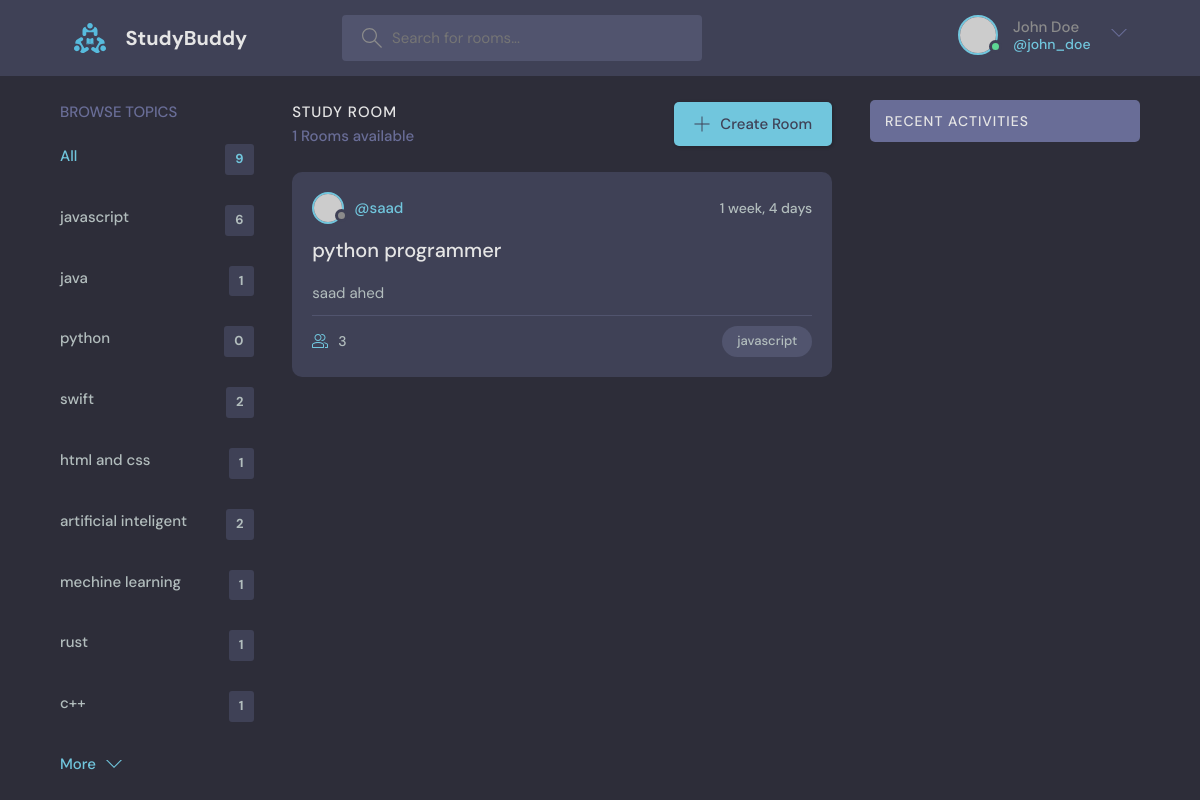
Page /?q=python on the earlier database version.
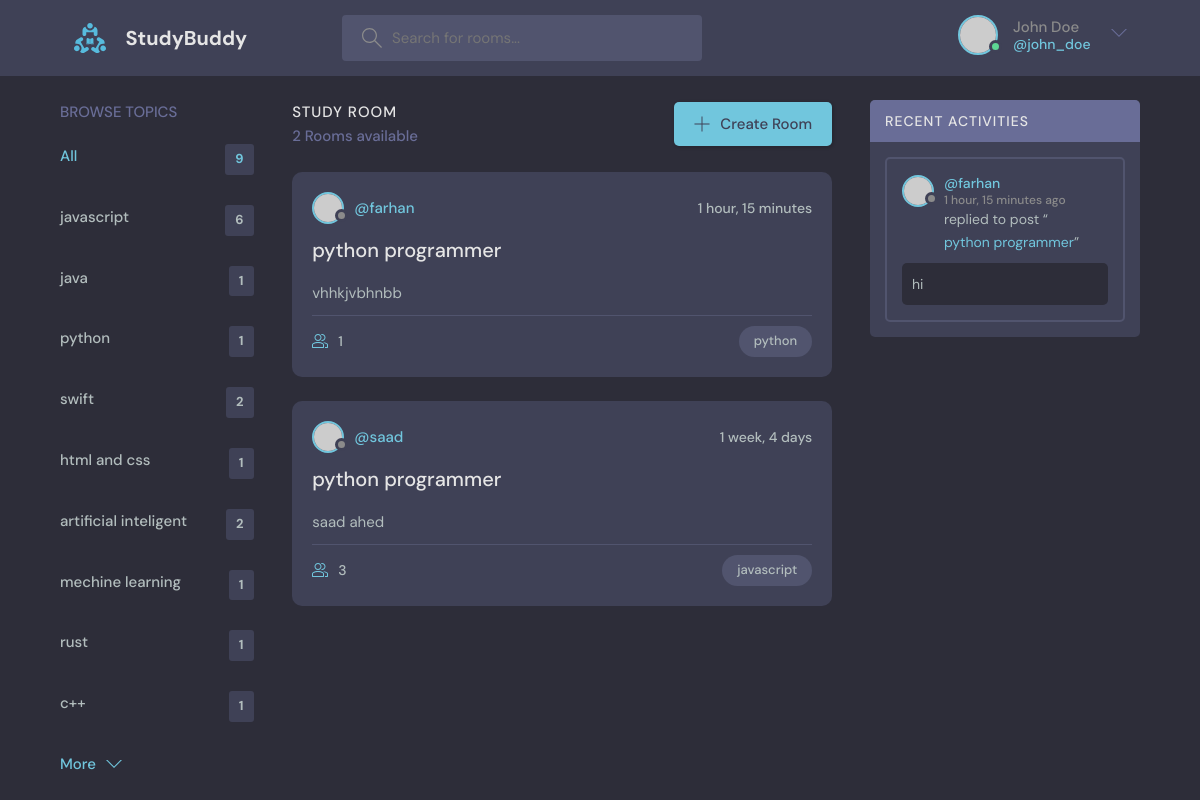
Same page on the later database version.
### user/models.py (models this page shows, shortened)
class Topic (models.Model):
    name=models.CharField(max_length=200)

class Room (models.Model):
    host =models.ForeignKey(User, on_delete=models.SET_NULL, null=True)
    topic =models.ForeignKey(Topic, on_delete=models.SET_NULL, null=True)
    name =models.CharField(max_length=200)
    description=models.TextField(null=True, blank=True)
    participants =models.ManyToManyField(
        User, related_name='participants', blank=True)
    updated=models.DateTimeField(auto_now=True)
    created=models.DateTimeField(auto_now_add=True)
    class Meta:
        ordering=['-updated','-created'] #
    def __str__(self) :
        return self.name

class Message (models.Model):
    user =models.ForeignKey(User, on_delete=models.CASCADE)
    room =models.ForeignKey(Room, on_delete=models.CASCADE)
    body =models.TextField(default='Default message')
    updated=models.DateTimeField(auto_now=True)
    created =models.DateTimeField(auto_now_add=True)
    class Meta:
        ordering=['-updated','-created']
    def __str__(self):
        return self.body[0:50]

### user/views.py (the view)
# urls.py: 2. Add a URL to urlpatterns:  path('', views.home, name='home')
def home(request):
    q=request.GET.get('q') if request.GET.get('q') != None else '' # always home page have data
    rooms =Room.objects.filter(
    Q(topic__name__icontains=q) | Q(name__icontains=q) | Q(description__icontains=q))# data filter kora holo and icontains through if you write half word django give you data
    topics= Topic.objects.all()
    room_count =rooms.count()
    room_messages =Message.objects.filter(Q(room__topic__name__icontains=q)) # filter room message by room topic
    context={'rooms':rooms , 'topics':topics, "room_count":room_count, 'room_messages':room_messages}
    return render(request, 'base/home.html', context)

### templates/base/home.html
{% extends 'base/main.html' %}
{% block content %}
    <main class="layout layout--3">
      <div class="container">
        {% include 'base/topic_component.html' %}
        {% include 'base/feed_component.html' %}
        {% include 'base/activity_component.html' %}
      </div>
    </main>
 {% endblock %}

### templates/base/topic_component.html (shortened to what this page needs)
<div class="topics">
    <div class="topics__header">
      <h2>Browse Topics</h2>
    </div>
    <ul class="topics__list">
      <li>
        <a href="{% url 'home'%}" class="active">All <span>{{topics.count}}</span></a>
      </li>
      {% for topic in topics %}
      <li>
        <a href="{% url 'home' %}?q={{topic.name}}">{{topic.name}} <span>{{topic.room_set.all.count}}</span></a>
      </li>
      {%endfor%}
    </ul>
    <a class="btn btn--link" href="topics.html">
      More
      <svg version="1.1" xmlns="http://www.w3.org/2000/svg" width="32" height="32" viewBox="0 0 32 32">
        <title>chevron-down</title>
        <path d="M16 21l-13-13h-3l16 16 16-16h-3l-13 13z"></path>
      </svg>
    </a>
  </div>

### templates/base/feed_component.html (shortened to what this page needs)
<div class="roomList">
    <div class="roomList__header">
      <div>
        <h2>Study Room</h2>
        <p>{{room_count}} Rooms available</p>
      </div>
      <a class="btn btn--main" href="{% url 'room-form' %}">
        <svg version="1.1" xmlns="http://www.w3.org/2000/svg" width="32" height="32" viewBox="0 0 32 32">
          <title>add</title>
          <path
            d="M16.943 0.943h-1.885v14.115h-14.115v1.885h14.115v14.115h1.885v-14.115h14.115v-1.885h-14.115v-14.115z"
          ></path>
        </svg>
        Create Room
      </a>
    </div>
    {% for room in rooms %}
    <div class="roomListRoom">
      <div class="roomListRoom__header">
        <a href="{%url 'user-profile' room.host.id%}" class="roomListRoom__author">
          <div class="avatar avatar--small">
            <img src="https://randomuser.me/api/portraits/women/11.jpg" />
          </div>
          <span>@{{room.host.username}}</span>
        </a>
        <div class="roomListRoom__actions">
          <span>{{room.created|timesince}}</span>
        </div>
      </div>
      <div class="roomListRoom__content">
        <a href="{% url 'room' room.id %}">{{room.name}}</a>
         <p>
          {{room.description}}
        </p>
      </div>
      <div class="roomListRoom__meta">
        <a href="{% url 'room' room.id %}" class="roomListRoom__joined">
          {{room.participants.all.count}}
        </a>
        <p class="roomListRoom__topic">{{room.topic.name}}</p>
      </div>
    </div>
    {% endfor%}
  </div>

### templates/base/activity_component.html (shortened to what this page needs)
<div class="activities">
    <div class="activities__header">
      <h2>Recent Activities</h2>
    </div>
    {% for message in room_messages%}
    <div class="activities__box">
      <div class="activities__boxHeader roomListRoom__header">
        <a href="profile.html" class="roomListRoom__author">
          <div class="avatar avatar--small">
            <img src="https://randomuser.me/api/portraits/women/11.jpg" />
          </div>
          <p>
            @{{message.user.username}}
            <span>{{message.created|timesince}} ago</span>
          </p>
        </a>
      </div>
      <div class="activities__boxContent">
        <p>replied to post “<a href="{url 'user-profile' message.user.id}">{{message.room}}</a>”</p>
        <div class="activities__boxRoomContent">
          {{message}}
        </div>
      </div>
    </div>
    {% endfor%}
</div>

Differences in the rows shown:
computed for Topic "python": room_set.all.count "0" → "1"
added Room: host.username "farhan", created "1 hour, 15 minutes", name "python programmer", description "vhhkjvbhnbb", participants.all.count "1", topic.name "python"
added Message: user.username "farhan", created "1 hour, 15 minutes", room "python programmer", body "hi"
Other differences:
{{ room_count }}: "1" → "2"
